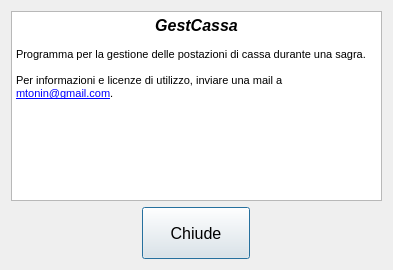
<?xml version="1.0" encoding="UTF-8"?>
<ui version="4.0">
 <class>AboutDlg</class>
 <widget class="QDialog" name="AboutDlg">
  <property name="geometry">
   <rect>
    <x>0</x>
    <y>0</y>
    <width>393</width>
    <height>270</height>
   </rect>
  </property>
  <property name="sizePolicy">
   <sizepolicy hsizetype="Fixed" vsizetype="Fixed">
    <horstretch>0</horstretch>
    <verstretch>0</verstretch>
   </sizepolicy>
  </property>
  <property name="windowTitle">
   <string>About</string>
  </property>
  <layout class="QVBoxLayout" name="verticalLayout">
   <item>
    <widget class="QTextEdit" name="aboutTxt">
     <property name="readOnly">
      <bool>true</bool>
     </property>
     <property name="html">
      <string>&lt;!DOCTYPE HTML PUBLIC &quot;-//W3C//DTD HTML 4.0//EN&quot; &quot;http://www.w3.org/TR/REC-html40/strict.dtd&quot;&gt;
&lt;html&gt;&lt;head&gt;&lt;meta name=&quot;qrichtext&quot; content=&quot;1&quot; /&gt;&lt;style type=&quot;text/css&quot;&gt;
p, li { white-space: pre-wrap; }
&lt;/style&gt;&lt;/head&gt;&lt;body style=&quot; font-family:'MS Shell Dlg 2'; font-size:8.25pt; font-weight:400; font-style:normal;&quot;&gt;
&lt;p align=&quot;center&quot; style=&quot; margin-top:0px; margin-bottom:0px; margin-left:0px; margin-right:0px; -qt-block-indent:0; text-indent:0px;&quot;&gt;&lt;span style=&quot; font-size:12pt; font-weight:600; font-style:italic;&quot;&gt;GestCassa&lt;/span&gt;&lt;/p&gt;
&lt;p style=&quot;-qt-paragraph-type:empty; margin-top:0px; margin-bottom:0px; margin-left:0px; margin-right:0px; -qt-block-indent:0; text-indent:0px;&quot;&gt;&lt;br /&gt;&lt;/p&gt;
&lt;p style=&quot; margin-top:0px; margin-bottom:0px; margin-left:0px; margin-right:0px; -qt-block-indent:0; text-indent:0px;&quot;&gt;Programma per la gestione delle postazioni di cassa durante una sagra.&lt;/p&gt;
&lt;p style=&quot;-qt-paragraph-type:empty; margin-top:0px; margin-bottom:0px; margin-left:0px; margin-right:0px; -qt-block-indent:0; text-indent:0px;&quot;&gt;&lt;br /&gt;&lt;/p&gt;
&lt;p style=&quot; margin-top:0px; margin-bottom:0px; margin-left:0px; margin-right:0px; -qt-block-indent:0; text-indent:0px;&quot;&gt;Per informazioni e licenze di utilizzo, inviare una mail a &lt;a href=&quot;mailto:mtonin@gmail.com&quot;&gt;&lt;span style=&quot; font-size:8pt; text-decoration: underline; color:#0000ff;&quot;&gt;mtonin@gmail.com&lt;/span&gt;&lt;/a&gt;.&lt;/p&gt;&lt;/body&gt;&lt;/html&gt;</string>
     </property>
    </widget>
   </item>
   <item>
    <layout class="QHBoxLayout" name="horizontalLayout">
     <item>
      <widget class="QPushButton" name="chiudeBtn">
       <property name="sizePolicy">
        <sizepolicy hsizetype="Minimum" vsizetype="Preferred">
         <horstretch>0</horstretch>
         <verstretch>0</verstretch>
        </sizepolicy>
       </property>
       <property name="minimumSize">
        <size>
         <width>108</width>
         <height>52</height>
        </size>
       </property>
       <property name="maximumSize">
        <size>
         <width>108</width>
         <height>52</height>
        </size>
       </property>
       <property name="font">
        <font>
         <pointsize>12</pointsize>
         <weight>50</weight>
         <bold>false</bold>
        </font>
       </property>
       <property name="text">
        <string>Chiude</string>
       </property>
      </widget>
     </item>
    </layout>
   </item>
  </layout>
 </widget>
 <resources/>
 <connections>
  <connection>
   <sender>chiudeBtn</sender>
   <signal>clicked()</signal>
   <receiver>AboutDlg</receiver>
   <slot>reject()</slot>
   <hints>
    <hint type="sourcelabel">
     <x>206</x>
     <y>217</y>
    </hint>
    <hint type="destinationlabel">
     <x>316</x>
     <y>221</y>
    </hint>
   </hints>
  </connection>
 </connections>
</ui>
